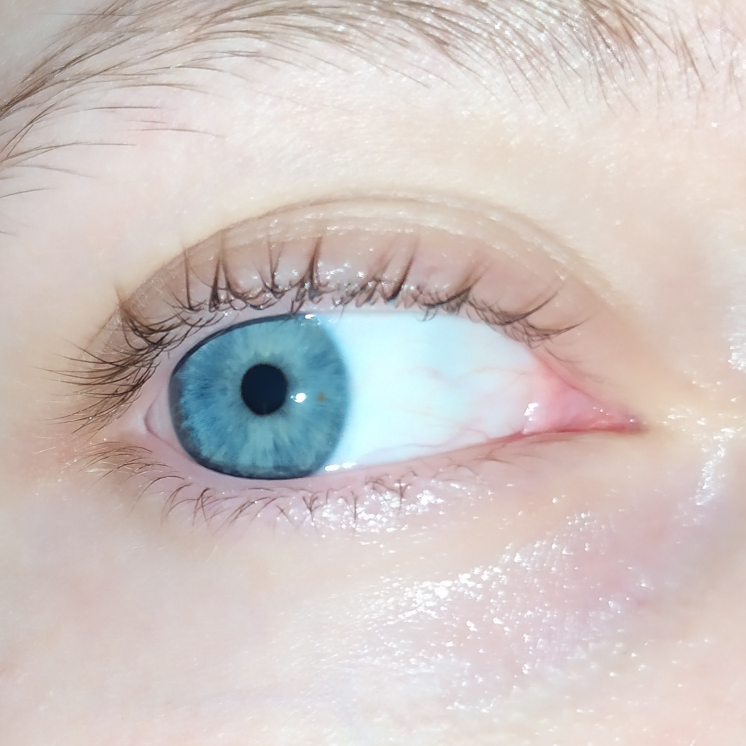
#> input picture dat-oko-1.jpg, 1492 x 1492 px (shown at 1/2 size)
$ python main.py
#> lines starting #> are read from the running program, lines starting #| are printed output that depends on the picture; after the words box and inside, x2 and y2 are one past the last pixel; in counts of white or black regions, pixels touching at a corner belong together
import numpy as np
import cv2 as cv
import cv2
#import matplotlib as plt

img = cv.imread('dat-oko-1.jpg', 0)
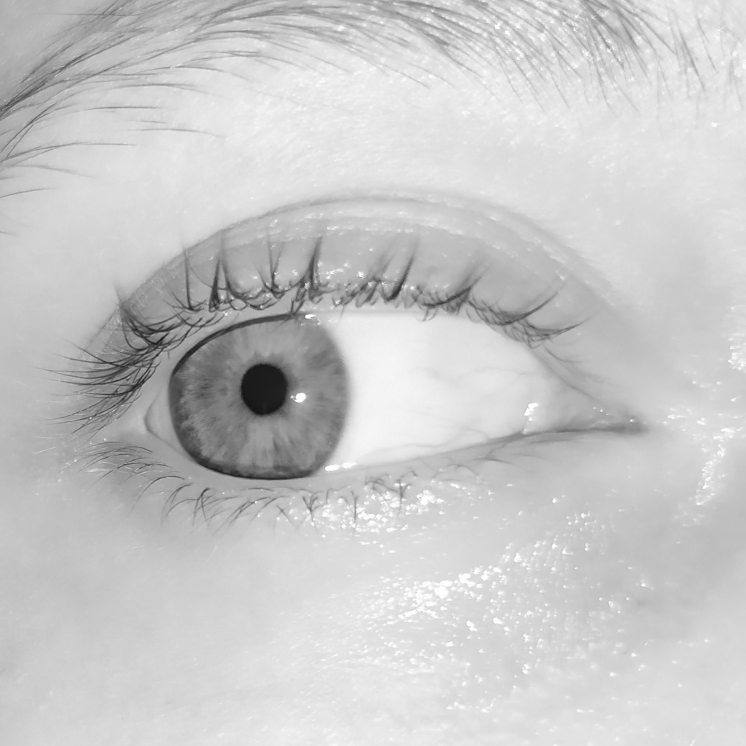
#> img: shape (1492, 1492) (shown at 1/2 size); min 17, max 255, mean 200.6
img0 = cv.imread('dat-oko-1.jpg')
#> img0 is the input picture: shape (1492, 1492, 3); mean B, G, R 195.1, 197.9, 207.9


kernel = np.ones((5, 5), np.uint8)
img = cv.medianBlur(img, 5)
img = cv.erode(img, kernel, iterations=1)
edges = cv.Canny(img, 50, 50)
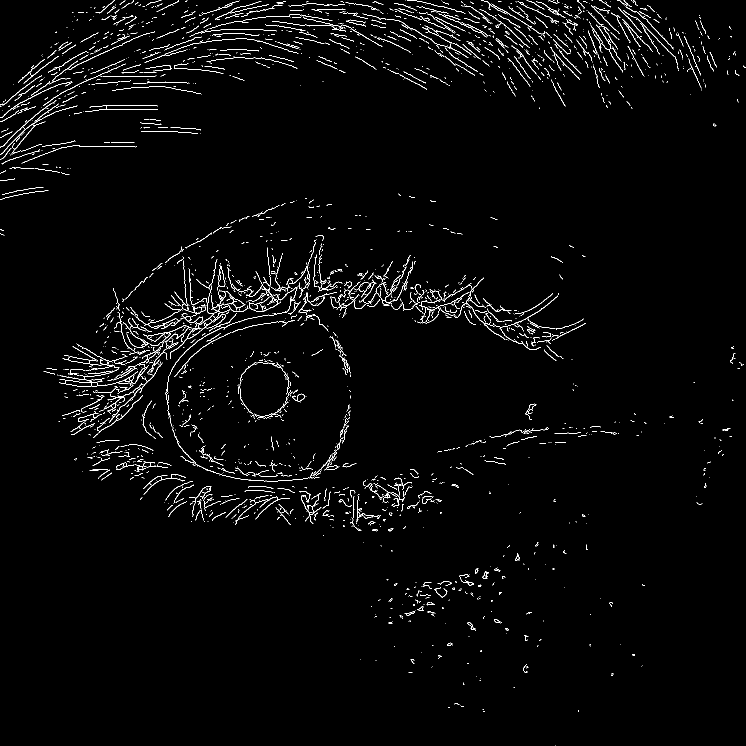
#> edges: shape (1492, 1492) (shown at 1/2 size); 2.1% white in thin lines or dots
cv.imwrite('pupil-canny.jpg', edges)


img2 = cv.imread('pupil-canny.jpg')
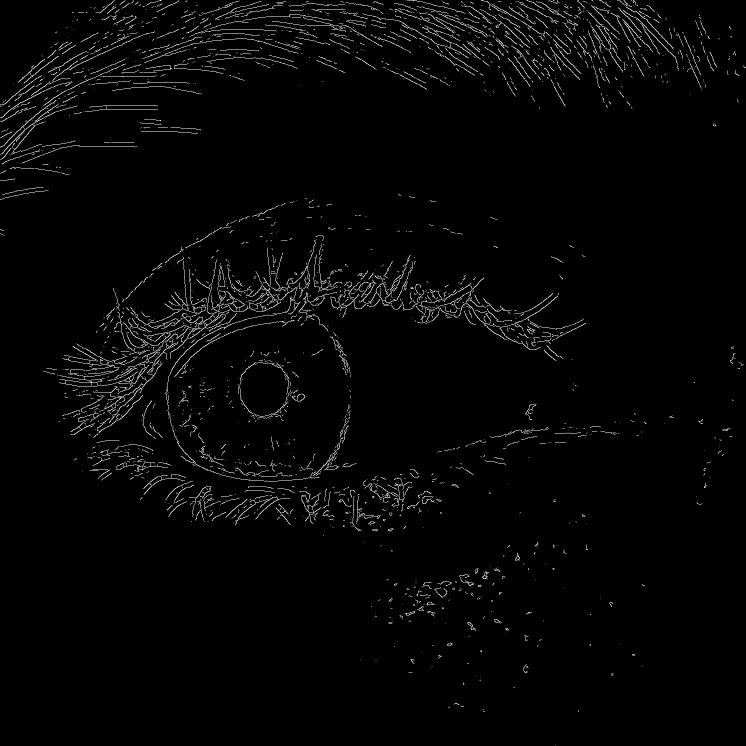
#> img2: shape (1492, 1492, 3) (shown at 1/2 size); min 0, max 255, mean 5.4
circles = cv.HoughCircles(img,cv.HOUGH_GRADIENT,1, 20,
                          param1=50, param2=30, minRadius=45, maxRadius=75)
#> circles = [[527.5, 777.5, 53.3]]
circles = np.uint16(np.around(circles))
#> circles = [[528, 778, 53]]
for i in circles[0, :]:
    cv.circle(img2,(i[0], i[1]), i[2], (0, 255, 0), 2)
    cv.circle(img2,(i[0], i[1]), 2, (0, 0, 255), 3)
#> this loop made 1 pass
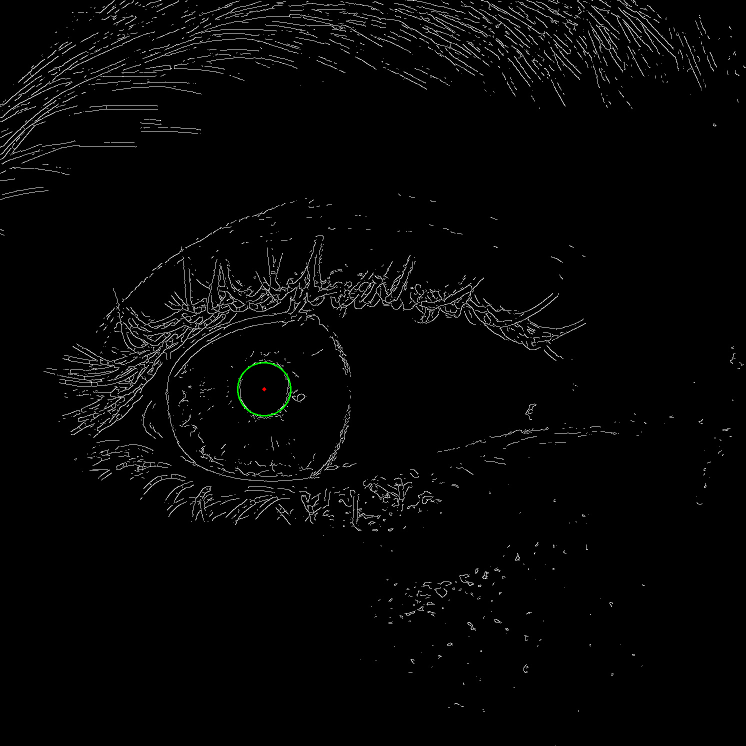
#> img2: shape (1492, 1492, 3) (shown at 1/2 size); 0.05% of pixels changed, all inside (x1, y1, x2, y2) = (474, 724, 583, 833)
#cv.imshow('detected circles',img2)


hsv = cv.cvtColor(img2, cv2.COLOR_BGR2HSV)
#> hsv: shape (1492, 1492, 3); mean H, S, V 0, 0.1, 5.5
lower_bound = np.array([50, 20, 20])
upper_bound = np.array([100, 255, 255])
mask = cv.inRange(hsv, lower_bound, upper_bound)
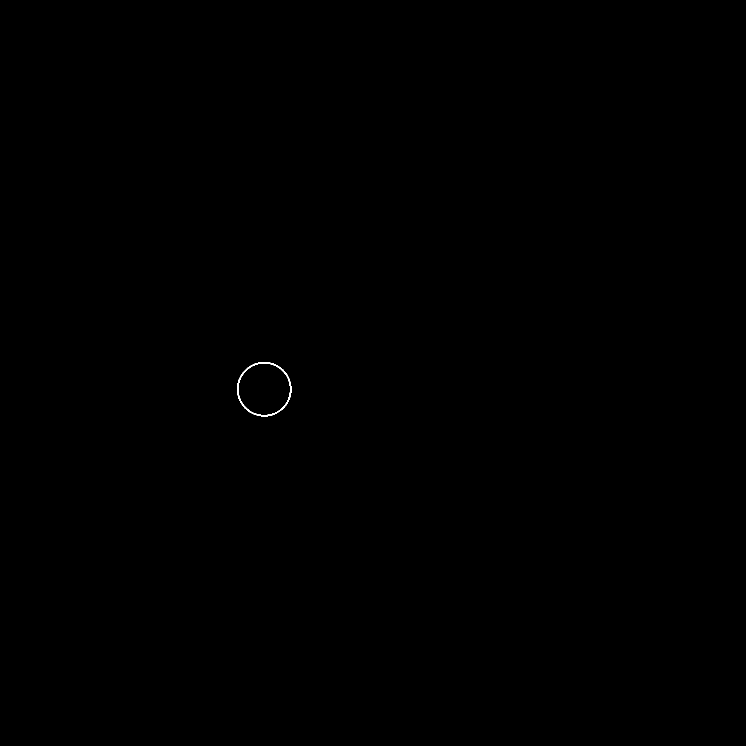
#> mask: shape (1492, 1492) (shown at 1/2 size); 0.04% white in thin lines or dots, all inside (x1, y1, x2, y2) = (474, 724, 583, 833)

segmented_img = cv.bitwise_and(img2, img2, mask=mask)

contours, hierarchy = cv.findContours(mask.copy(), cv.RETR_EXTERNAL, cv.CHAIN_APPROX_SIMPLE)
#> contours = 1 contour; box (x1, y1, x2, y2) and area: (474, 724, 583, 833) 9162
output = cv.drawContours(segmented_img, contours, -1, (0, 0, 255), 3)

output = cv.drawContours(img0, contours, -1, (0, 0, 255), 3)

cv2.imshow("Output", output)

cv.waitKey(0)
cv.destroyAllWindows()

$ run again, with dat-oko-13.jpg copied over dat-oko-1.jpg
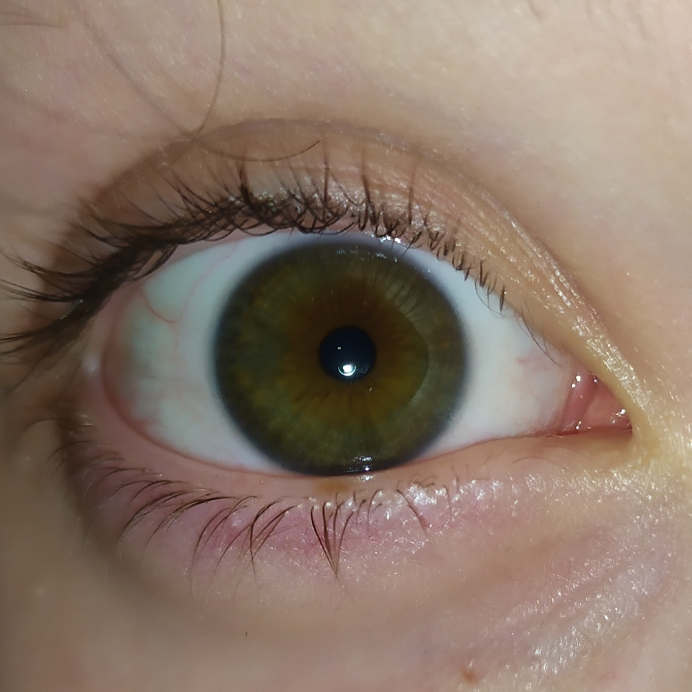
#> input picture dat-oko-13.jpg, 1383 x 1383 px (shown at 1/2 size)
#> img0 is the input picture: shape (1383, 1383, 3); mean B, G, R 104, 117.7, 137.7
#> `edges = cv.Canny(img, 50, 50)`:
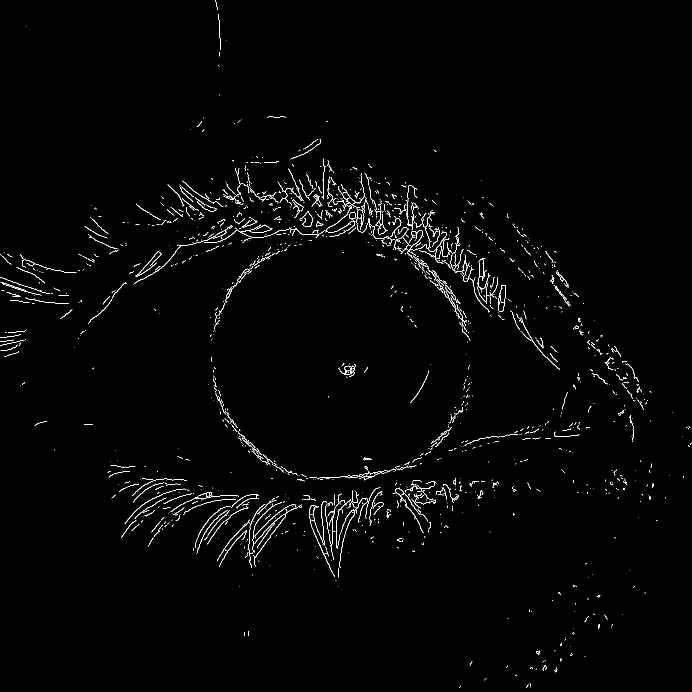
#> edges: shape (1383, 1383) (shown at 1/2 size); 1.3% white in thin lines or dots
#> `circles = cv.HoughCircles(img,cv.HOUGH_GRADIENT,1, 20, param1=50, para..`: circles = [[567.5, 1073.5, 61.2]]
#> `circles = np.uint16(np.around(circles))`: circles = [[568, 1074, 61]]
#> the loop `for i in circles[0, :]:` made 1 pass
#> after the loop `for i in circles[0, :]:`:
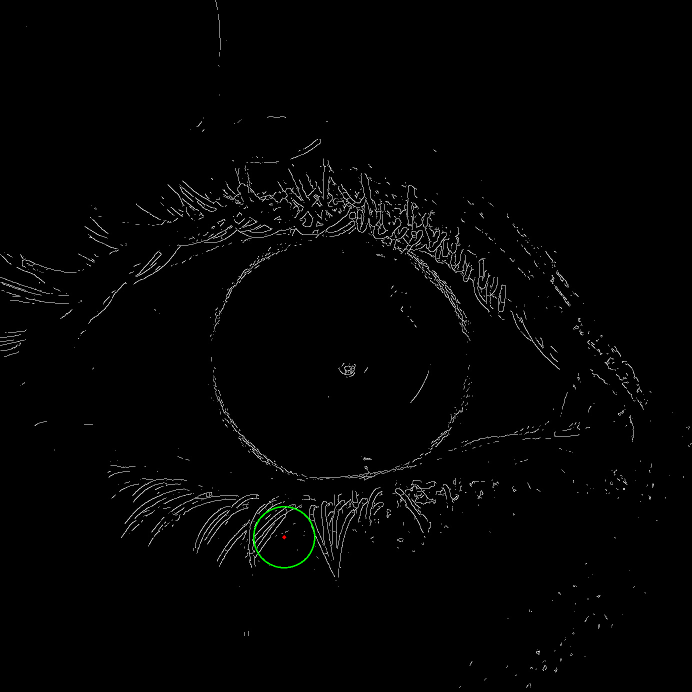
#> img2: shape (1383, 1383, 3) (shown at 1/2 size); mean B, G, R 3.3, 3.5, 3.3
#> hsv: shape (1383, 1383, 3); mean H, S, V 0, 0.2, 3.5
#> mask: shape (1383, 1383); 0.06% white; 1 white region
#> contours = 1 contour; box (x1, y1, x2, y2) and area: (506, 1012, 631, 1137) 12094
